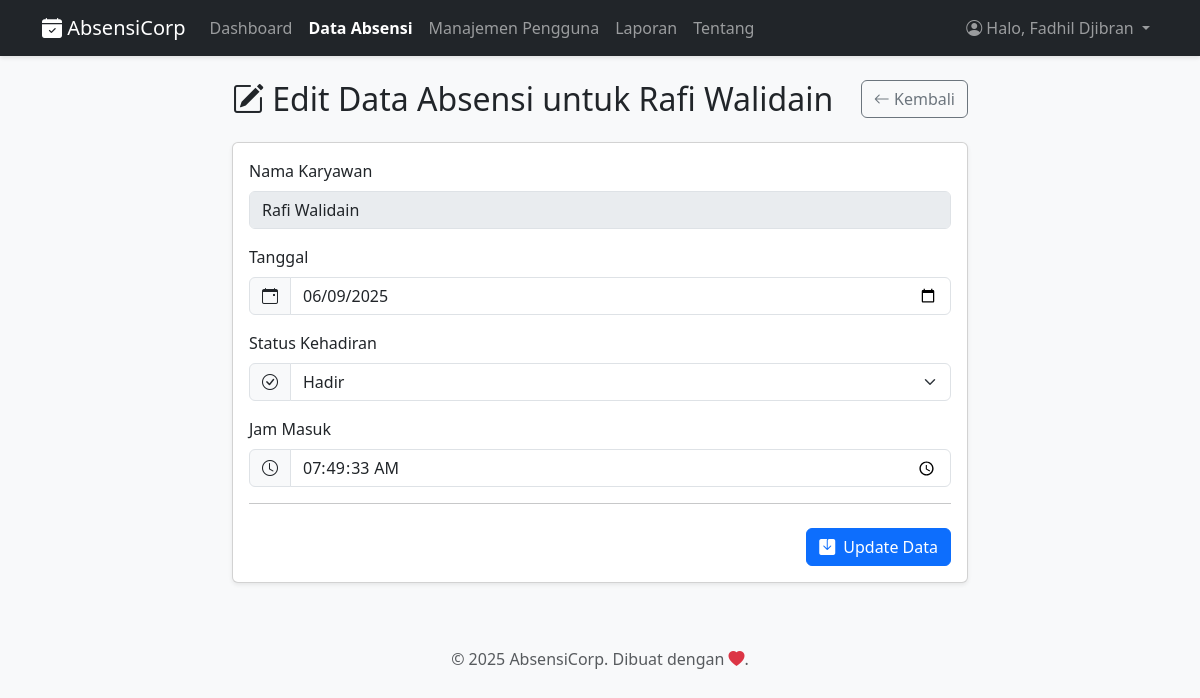
Screenshot of /halaman/edit_absensi.php?id=448 (signed in) with the database file from the repository.
### tables this page shows
CREATE TABLE `absensi` (
  `id` int(11) NOT NULL,
  `user_id` int(11) NOT NULL,
  `nama` varchar(100) NOT NULL,
  `tanggal` date NOT NULL,
  `jam_masuk` time DEFAULT NULL,
  `status` enum('Hadir','Izin','Sakit','Alpha') NOT NULL,
  `kondisi_masuk` enum('Tepat Waktu','Terlambat') DEFAULT NULL,
  `bukti_file` varchar(255) DEFAULT NULL
);

CREATE TABLE `users` (
  `id` int(11) NOT NULL,
  `username` varchar(50) NOT NULL,
  `password` varchar(255) NOT NULL,
  `role` varchar(255) NOT NULL DEFAULT 'karyawan'
);

### fungsi/proses_edit_absensi.php (called while the page is built, shortened)
<?php
require_once '../config/config.php';
$id = (int)$_GET['id'];
$page_title = "Edit Data Absensi";
$stmt_select = $conn->prepare("SELECT absensi.*, users.username FROM absensi LEFT JOIN users ON absensi.user_id = users.id WHERE absensi.id = ?");
$stmt_select->bind_param("i", $id);
$stmt_select->execute();
$result_select = $stmt_select->get_result();
$data_absensi = $result_select->fetch_assoc();
$nama_karyawan_db = $data_absensi['username'] ?? $data_absensi['nama'];
$tanggal_absensi_db = $data_absensi['tanggal'];
$status_absensi_db = $data_absensi['status'];
$jam_masuk_db = $data_absensi['jam_masuk'];

### halaman/edit_absensi.php (the view, shortened to what this page needs)
<?php
require_once '../fungsi/proses_edit_absensi.php';
include '../includes/header.php';
?>
<div class="row justify-content-center">
    <div class="col-md-8">
        <div class="d-flex justify-content-between align-items-center mb-4">
            <h2 class="m-0"><i class="bi bi-pencil-square"></i> <?php echo htmlspecialchars($page_title); ?> untuk <?php echo htmlspecialchars($nama_karyawan_db); ?></h2>
            <a href="absensi.php" class="btn btn-outline-secondary"><i class="bi bi-arrow-left"></i> Kembali</a>
        </div>
        <div class="card shadow-sm">
            <div class="card-body">
                <form method="POST" action="edit_absensi.php?id=<?php echo $id; ?>" enctype="multipart/form-data">
                    <div class="mb-3">
                        <label class="form-label">Nama Karyawan</label>
                        <input type="text" class="form-control" value="<?php echo htmlspecialchars($nama_karyawan_db); ?>" disabled readonly>
                    </div>
                    <div class="mb-3">
                        <label for="tanggal" class="form-label">Tanggal</label>
                        <div class="input-group">
                            <span class="input-group-text"><i class="bi bi-calendar-event"></i></span>
                            <input type="date" class="form-control" id="tanggal" name="tanggal" value="<?php echo htmlspecialchars($tanggal_absensi_db); ?>" required>
                        </div>
                    </div>
                    <div class="mb-3">
                        <label for="status" class="form-label">Status Kehadiran</label>
                        <div class="input-group">
                            <span class="input-group-text"><i class="bi bi-check-circle"></i></span>
                            <select name="status" id="status" class="form-select" required>
                                <option value="Hadir" <?php echo ($status_absensi_db == 'Hadir') ? 'selected' : ''; ?>>Hadir</option>
                            </select>
                        </div>
                    </div>
                    <div id="input_jam_masuk" class="mb-3">
                        <label for="jam_masuk" class="form-label">Jam Masuk</label>
                        <div class="input-group">
                            <span class="input-group-text"><i class="bi bi-clock"></i></span>
                            <input type="time" class="form-control" id="jam_masuk" name="jam_masuk" value="<?php echo htmlspecialchars($jam_masuk_db); ?>" step="1">
                        </div>
                    </div>
                    <hr>
                    <div class="text-end mt-4">
                        <button type="submit" name="update" class="btn btn-primary"><i class="bi bi-save-fill me-2"></i>Update Data</button>
                    </div>
                </form>
            </div>
        </div>
    </div>
</div>
<?php
include '../includes/footer.php';
?>

### includes/header.php (style rules this page uses)
body { background-color: #f8f9fa; }

### rows the page displays
absensi: user.username "Rafi Walidain", tanggal "06/09/2025", status "Hadir", jam_masuk "07:49:33"

### other values shown
$_SESSION['username'] "Fadhil Djibran"
$page_title "Edit Data Absensi"
